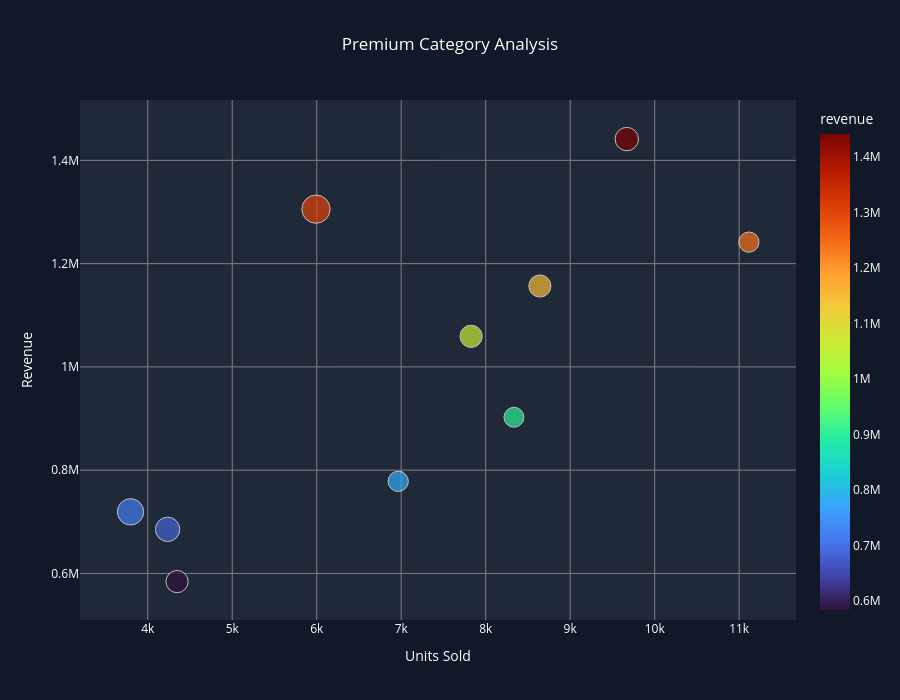

Here is the notebook cell this chart was saved with:
### Code cell
#Premium Category Analysis
fig = px.scatter(
    top_categories,
    x="units_sold",
    y="revenue",
    size="avg_revenue_per_unit",
    color="revenue",
    hover_name="product_category_name_english",
    title="Premium Category Analysis",
    color_continuous_scale="Turbo"
)

fig.update_layout(
    title_x=0.5,
    height=700,
    paper_bgcolor="#111827",
    plot_bgcolor="#1F2937",
    font_color="white"
)

fig.update_xaxes(
    title="Units Sold",
    gridcolor="gray"
)

fig.update_yaxes(
    title="Revenue",
    gridcolor="gray"
)

fig.update_traces(
    textposition = "top center"
)
fig.show()

### Figure 1 — Plotly figure (JSON) as saved in the notebook; plotly's stock layout.template omitted (floating-point values rounded to 4 significant figures)
{"data": [{"hovertemplate": "<b>%{hovertext}</b><br><br>units_sold=%{x}<br>revenue=%{marker.color}<br>avg_revenue_per_unit=%{marker.size}<extra></extra>", "hovertext": ["health_beauty", "watches_gifts", "bed_bath_table", "sports_leisure", "computers_accessories", "furniture_decor", "housewares", "cool_stuff", "auto", "garden_tools"], "legendgroup": "", "marker": {"color": [1441000.0, 1306000.0, 1242000.0, 1157000.0, 1059000.0, 902500.0, 778400.0, 719300.0, 685400.0, 584200.0], "coloraxis": "coloraxis", "size": [149.0, 217.9, 111.7, 133.9, 135.3, 108.3, 111.8, 189.5, 161.8, 134.4], "sizemode": "area", "sizeref": 0.5448, "symbol": "circle"}, "mode": "markers", "name": "", "orientation": "v", "showlegend": false, "textposition": "top center", "type": "scatter", "x": [9670, 5991, 11115, 8641, 7827, 8334, 6964, 3796, 4235, 4347], "xaxis": "x", "y": [1441000.0, 1306000.0, 1242000.0, 1157000.0, 1059000.0, 902500.0, 778400.0, 719300.0, 685400.0, 584200.0], "yaxis": "y"}], "layout": {"coloraxis": {"colorbar": {"title": {"text": "revenue"}}, "colorscale": [[0, "#30123b"], [0.07143, "#4145ab"], [0.1429, "#4675ed"], [0.2143, "#39a2fc"], [0.2857, "#1bcfd4"], [0.3571, "#24eca6"], [0.4286, "#61fc6c"], [0.5, "#a4fc3b"], [0.5714, "#d1e834"], [0.6429, "#f3c63a"], [0.7143, "#fe9b2d"], [0.7857, "#f36315"], [0.8571, "#d93806"], [0.9286, "#b11901"], [1, "#7a0402"]]}, "font": {"color": "white"}, "height": 700, "legend": {"itemsizing": "constant", "tracegroupgap": 0}, "paper_bgcolor": "#111827", "plot_bgcolor": "#1F2937", "title": {"text": "Premium Category Analysis", "x": 0.5}, "xaxis": {"anchor": "y", "domain": [0, 1], "gridcolor": "gray", "title": {"text": "Units Sold"}}, "yaxis": {"anchor": "x", "domain": [0, 1], "gridcolor": "gray", "title": {"text": "Revenue"}}}}
